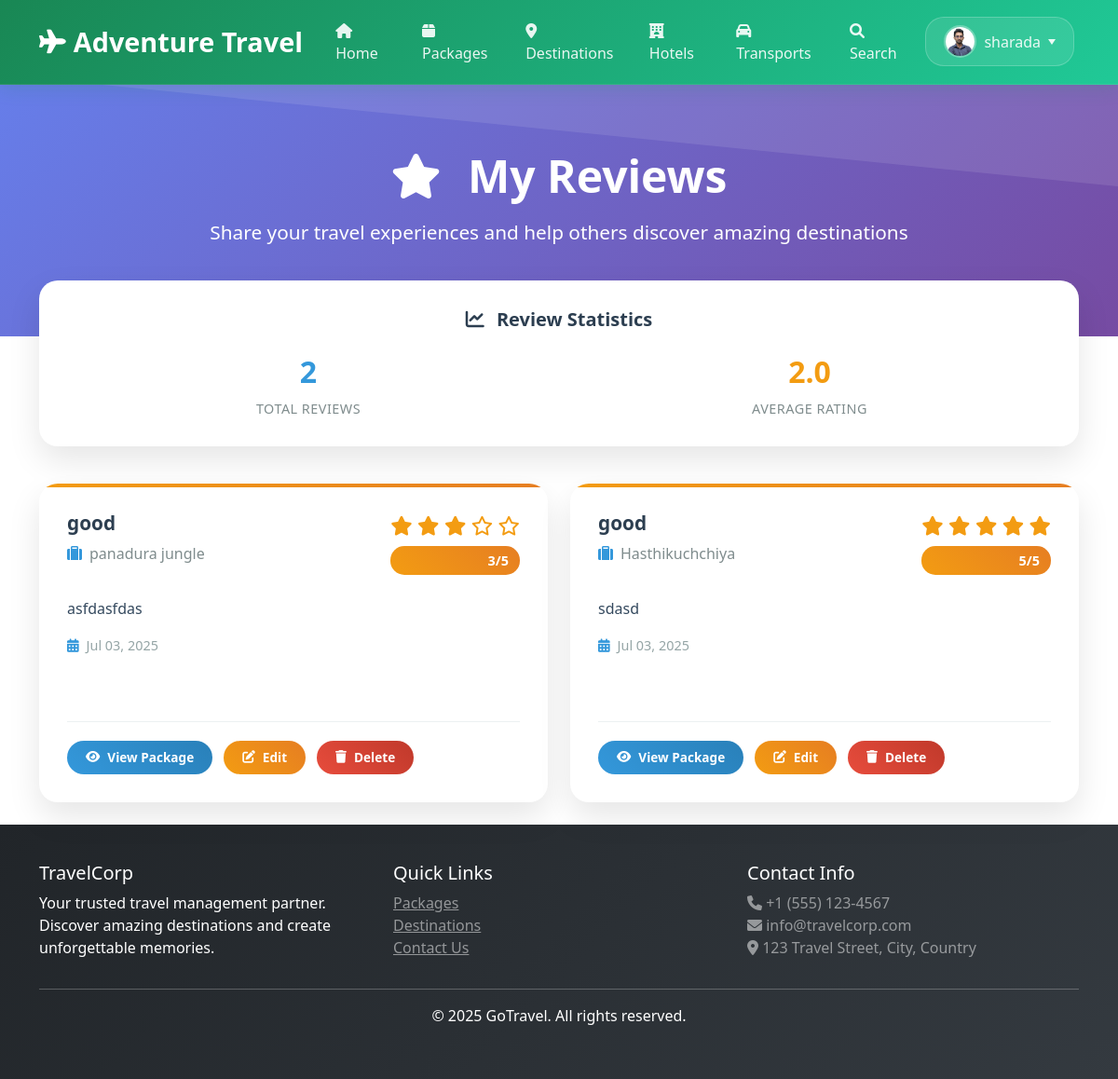
Before: /reviews/ (signed in) with the older database file.
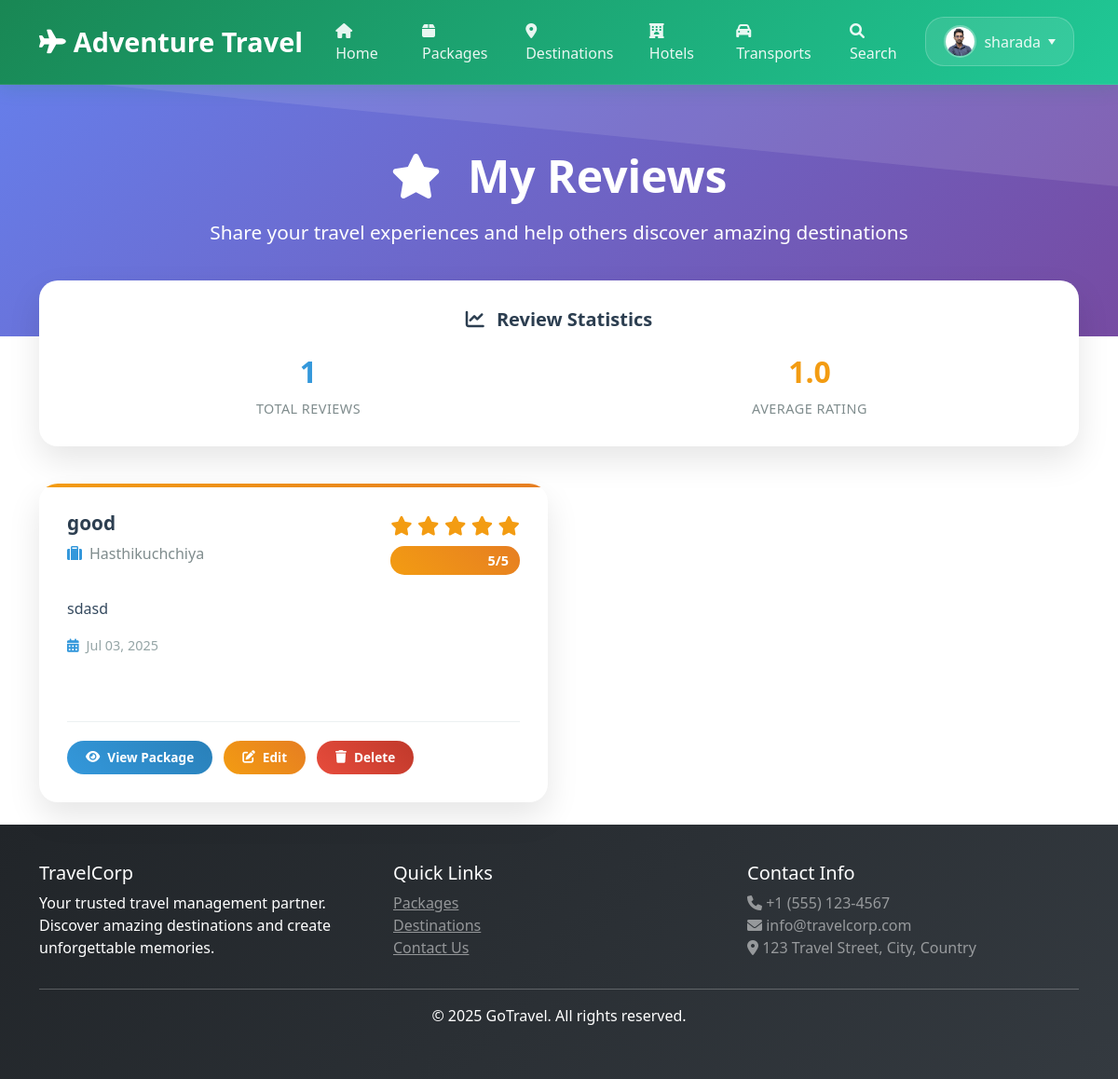
After: the same page with the newer database file.
### travel/models.py (models this page shows, shortened)
class Review(models.Model):
    user = models.ForeignKey(User, on_delete=models.CASCADE)
    package = models.ForeignKey(Package, on_delete=models.CASCADE)
    rating = models.IntegerField(validators=[MinValueValidator(1), MaxValueValidator(5)])
    title = models.CharField(max_length=200)
    comment = models.TextField()
    created_at = models.DateTimeField(auto_now_add=True)
    class Meta:
        unique_together = ['user', 'package']

class Package(models.Model):
    PACKAGE_TYPES = [
        ('tour', 'Tour Package'),
        ('hotel', 'Hotel Package'),
        ('transport', 'Transport Package'),
        ('combo', 'Combo Package'),
    ]
    name = models.CharField(max_length=200)
    destinations = models.ManyToManyField(Destination, related_name='packages', help_text="Destinations included in this package")
    hotels = models.ManyToManyField('Hotel', blank=False, related_name='packages', help_text="Hotels included in this package (At least one hotel must be selected)")
    transports = models.ManyToManyField('Transport', blank=True, related_name='packages', help_text="Transports included in this package")
    package_type = models.CharField(max_length=20, choices=PACKAGE_TYPES)
    description = models.TextField()
    price = models.DecimalField(max_digits=10, decimal_places=2)
    duration_days = models.IntegerField()
    max_people = models.IntegerField()
    includes = models.TextField(help_text="What's included in the package")
    excludes = models.TextField(help_text="What's not included")
    keywords = models.TextField(blank=True, help_text="Keywords/tags for searching, separated by commas (e.g., adventure, luxury, budget, family)")
    image = models.ImageField(upload_to='packages/')
    is_active = models.BooleanField(default=True)
    is_featured = models.BooleanField(default=False, help_text="Mark as featured package")
    created_by = models.ForeignKey(User, on_delete=models.CASCADE)
    created_at = models.DateTimeField(auto_now_add=True)
    updated_at = models.DateTimeField(auto_now=True)

### travel/views.py (the view)
# urls.py: path('reviews/', views.my_reviews, name='my_reviews'),
@login_required
def my_reviews(request):
    try:
        reviews = Review.objects.filter(user=request.user).order_by('-created_at')
    except:
        reviews = []
    template = loader.get_template('travel/my_reviews.html')
    context = {
        'reviews': reviews,
    }
    return HttpResponse(template.render(context, request))

### travel/context_processors.py (called while the page is built)
def user_profile(request):
    if request.user.is_authenticated:
        try:
            profile, created = UserProfile.objects.get_or_create(user=request.user)
            return {'user_profile': profile}
        except:
            return {'user_profile': None}
    return {'user_profile': None}

### travel/templates/travel/my_reviews.html (shortened to what the changed rows need)
{% extends 'travel/base.html' %}
{% block content %}
<div class="reviews-hero">
    <div class="container">
        <div class="reviews-hero-content">
            <h1 class="reviews-title">
                <i class="fas fa-star me-3"></i>
                My Reviews
            </h1>
        </div>
    </div>
</div>
<div class="container reviews-container">
    {% if reviews %}
        <div class="review-stats fade-in">
            <h5>
                <i class="fas fa-chart-line me-2"></i>
                Review Statistics
            </h5>
            <div class="stats-grid">
                <div class="stat-item">
                    <div class="stat-number total">{{ reviews.count }}</div>
                    <div class="stat-label">Total Reviews</div>
                </div>
                <div class="stat-item">
                    <div class="stat-number average">
                        {% if reviews %}
                            {{ reviews|length|floatformat:1 }}
                        {% else %}
                            0.0
                        {% endif %}
                    </div>
                    <div class="stat-label">Average Rating</div>
                </div>
            </div>
        </div>
        <div class="row">
            {% for review in reviews %}
                <div class="col-lg-6 col-md-12 mb-4">
                    <div class="review-card fade-in">
                        <div class="review-card-body">
                            <div class="review-header">
                                <div class="review-title-section">
                                    <h5 class="review-title">{{ review.title }}</h5>
                                    <div class="review-package">
                                        <i class="fas fa-suitcase"></i>
                                        {{ review.package.name }}
                                    </div>
                                </div>
                                <div class="review-rating">
                                    <div class="star-rating">
                                        {% for i in "12345" %}
                                            {% if forloop.counter <= review.rating %}
                                                <i class="fas fa-star"></i>
                                            {% else %}
                                                <i class="far fa-star"></i>
                                            {% endif %}
                                        {% endfor %}
                                    </div>
                                    <div class="rating-number">{{ review.rating }}/5</div>
                                </div>
                            </div>
                            <div class="review-content">
                                <p class="review-text">{{ review.comment|truncatewords:30 }}</p>
                                <div class="review-date">
                                    <i class="fas fa-calendar-alt"></i>
                                    {{ review.created_at|date:"M d, Y" }}
                                </div>
                            </div>
                            <div class="review-actions">
                                <a href="{% url 'package_detail' review.package.id %}" class="btn-view-package">
                                    <i class="fas fa-eye me-2"></i>
                                    View Package
                                </a>
                                <a href="{% url 'write_review' review.package.id %}" class="btn-edit">
                                    <i class="fas fa-edit me-2"></i>
                                    Edit
                                </a>
                                <a href="{% url 'delete_review' review.id %}" class="btn-delete" onclick="return confirm('Are you sure you want to delete this review?')">
                                    <i class="fas fa-trash me-2"></i>
                                    Delete
                                </a>
                            </div>
                        </div>
                    </div>
                </div>
            {% endfor %}
        </div>
    {% endif %}
</div>
{% endblock %}

Changed rows visible on the page:
removed Review: title "good", package.name "panadura jungle", rating "3", comment "asfdasfdas", created_at "Jul 03, 2025"
Other visible differences:
{{ reviews.count }}: "2" → "1"
{{ reviews|length|floatformat:1 }}: "2.0" → "1.0"
